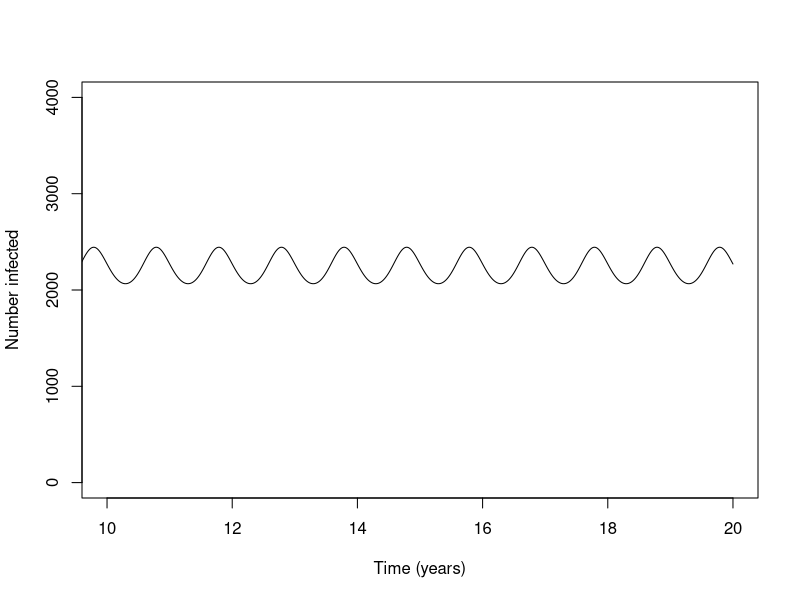
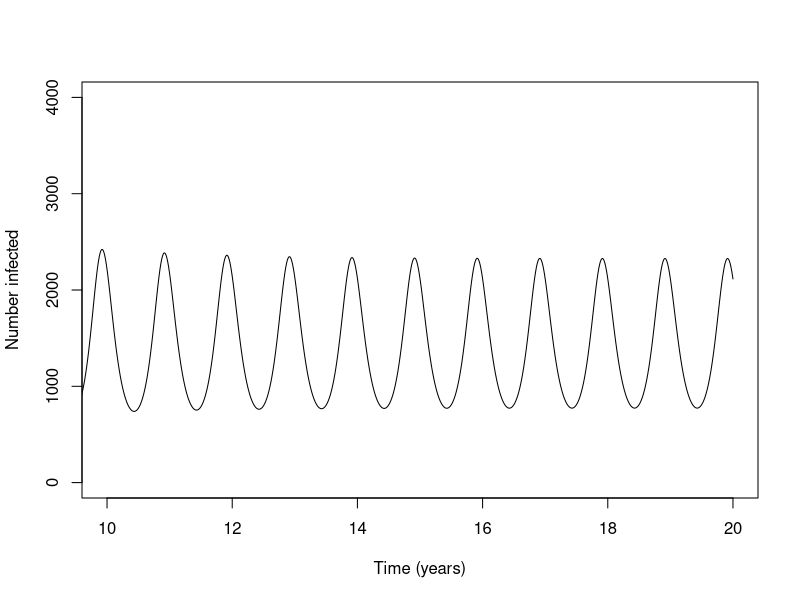
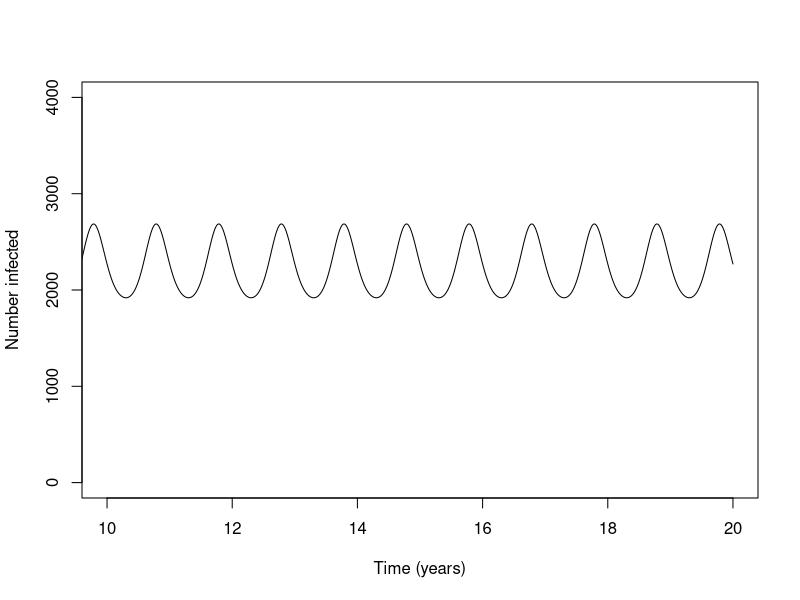
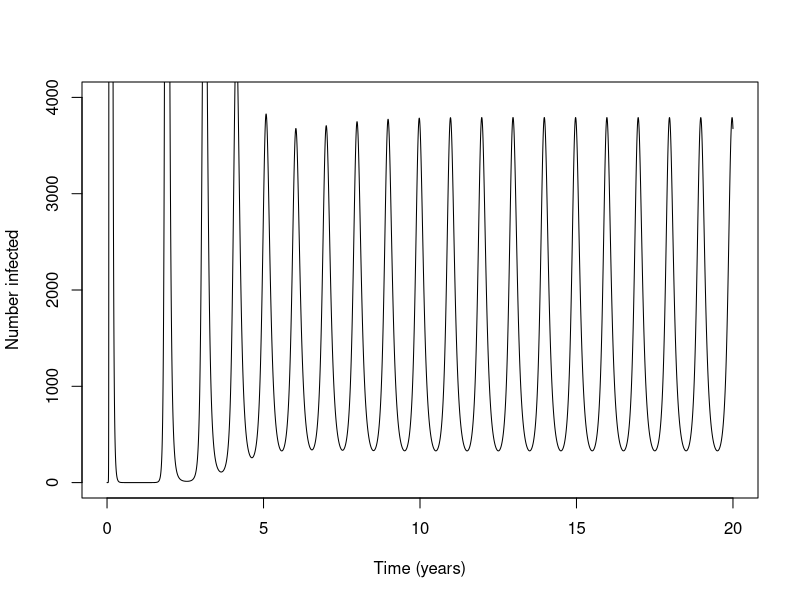
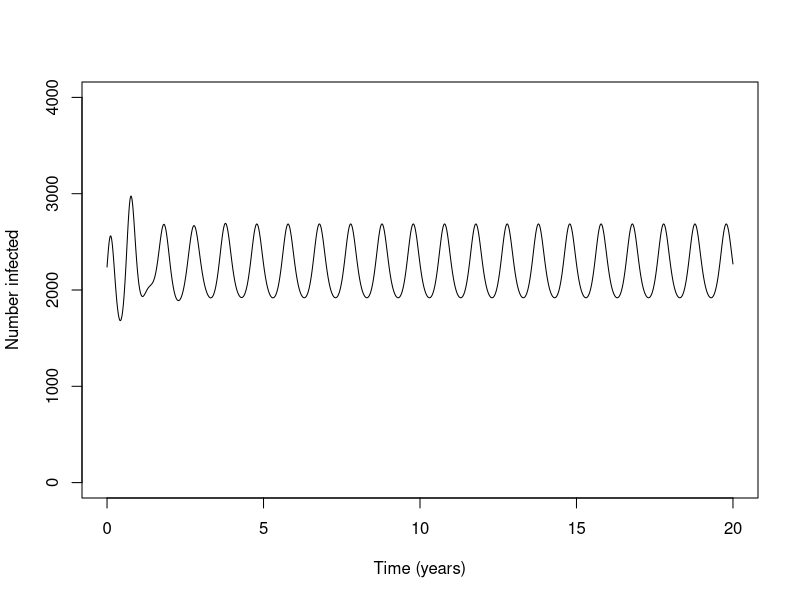
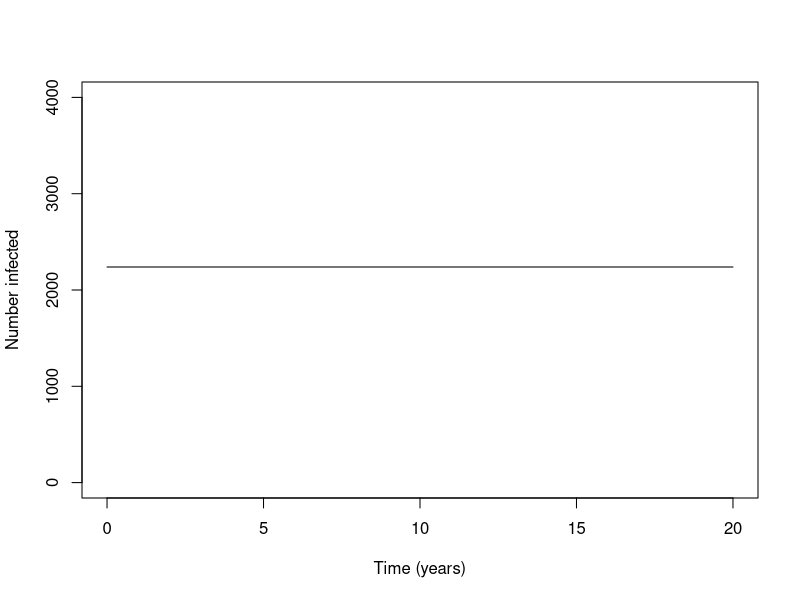
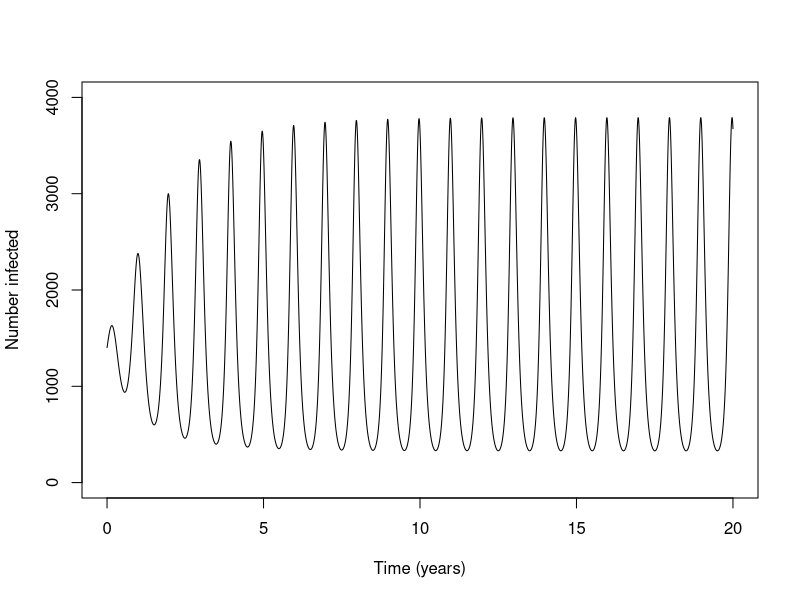
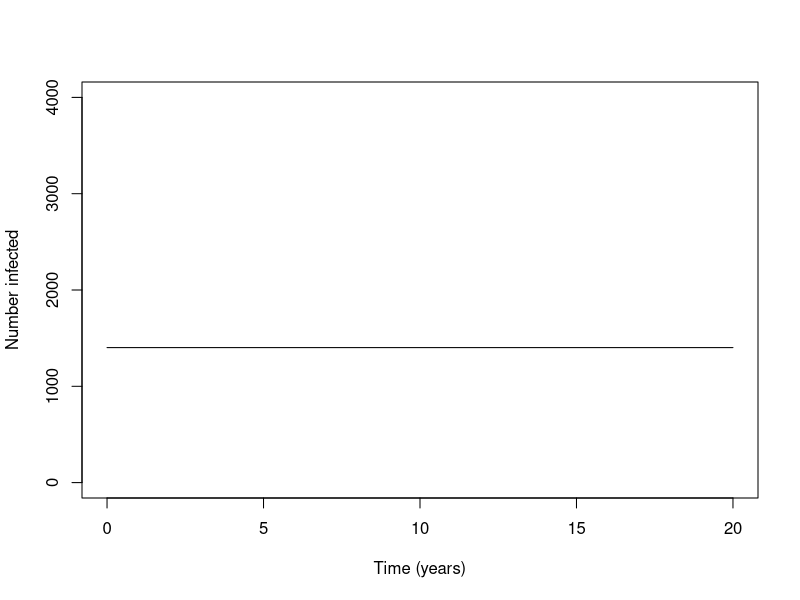

Source code (R) for these figures, in order:
# Replication of deterministic model from Dushoff et al (2004)
# JL 09.07.14

library(deSolve)

# Deterministic model
# det.mod is a function with arguments t,y and params.
# the input to argument y is a vector of the state variables-these are variables we are
# interested in and that change over time, so the input of y is a vector containing
# the initial number of: S and I hosts

det.mod<-function(t,y,params){ 
	S <- y[1] # susceptible hosts
	I <- y[2] # infectious hosts
	
	# parameters
	N<-params[1] # total population size
	beta0<-params[2]
	beta1<-params[3]
	dur.inf<-params[4] # d
	dur.imm<-params[5] # l
	
		# time-dependent beta
		beta.t.func<-function(b0,b1,time){
			beta.t<-b0*(1 + b1*cos(2*pi*(time)))
			return(beta.t)
		}
	beta<-beta.t.func(b0=beta0,b1=beta1,time=t)
		
	# ODE's
	dS.dt <- (N-S-I)/dur.imm - beta*I*S/N
	dI.dt <- beta*I*S/N - I/dur.inf
	# list containing the derivatives
	xdot <- c(dS.dt,dI.dt)
	return(list(xdot))
}

flu.sim<-function(N,beta0,beta1,dur.imm,dur.inf,i0=1/N,s0=N-i0*N,t.max=20,ts=0.001){
	I.0<-i0
	S.0<-s0
	# timesteps
	times<-seq(0,t.max,ts) 
	# initial conditions
	init<-c(sus=S.0,inf=I.0)
	return(data.frame(lsoda(init,times,det.mod,c(N,beta0,beta1,dur.inf,dur.imm))))
}

plot.flu.sim<-function(mod,yax=c(0,4000),xax=c(10,20)){
	plot(mod$time, mod$inf,ylim=yax,xlim=xax,type="l",ylab="Number infected",xlab="Time (years)")
}

# a weak resonance
a<-flu.sim(N=500000,dur.imm=4,dur.inf=0.02,beta0=500,beta1=0.02)
plot.flu.sim(a)
# b strong resonance
b<-flu.sim(N=500000,dur.imm=8,dur.inf=0.025,beta0=400,beta1=0.02)
plot.flu.sim(b)

# results using params detailed in the methods qualitatively similar but amplitude of oscillations smaller
# beta1 of 0.02 only produced a contact rate that varies from 490 to 510 giving R0 of 9.8 and 10.2
# not 9.6 and 10.4, need to change beta1:

# a weak resonance
a<-flu.sim(N=500000,dur.imm=4,dur.inf=0.02,beta0=500,beta1=0.04)
plot.flu.sim(a)
# b strong resonance
b<-flu.sim(N=500000,dur.imm=8,dur.inf=0.025,beta0=400,beta1=0.04)
plot.flu.sim(b,xax=c(0,20))

# change in initial conditions to endemic equilibrium
# need to know number of infecteds and number of susceptibles at endemic equilibrium

# Number of infecteds + sus for situations a) and b)
IS.end.eq.func<-function(N,dur.inf,dur.imm,beta){
		R0<-dur.inf*beta
		I.end.eq<-(N-N/R0)/(1+(dur.imm*beta)/R0)
		S.end.eq<-N/R0
	return(c(S.end.eq,I.end.eq))
}

SI.end.eq.a<-IS.end.eq.func(N=500000,dur.inf=0.02,dur.imm=4,beta=500)
SI.end.eq.b<-IS.end.eq.func(N=500000,dur.inf=0.025,dur.imm=8,beta=400)

# endemic equilibrium with forcing as per a
c<-flu.sim(N=500000,dur.inf=0.02,dur.imm=4,beta0=500,beta1=0.04,i0=SI.end.eq.a[2],s0=SI.end.eq.a[1])
plot.flu.sim(c,xax=c(0,20))
# endemic equilirbium without forcing, rest as per a
d<-flu.sim(N=500000,dur.inf=0.02,dur.imm=4,beta0=500,beta1=0,i0=SI.end.eq.a[2],s0=SI.end.eq.a[1])
plot.flu.sim(d,xax=c(0,20))

# endemic equilibrium with forcing as per b
e<-flu.sim(N=500000,dur.inf=0.025,dur.imm=8,beta0=400,beta1=0.04,i0=SI.end.eq.b[2],s0=SI.end.eq.b[1])
plot.flu.sim(e,xax=c(0,20))
# endemic equilirbium without forcing, rest as per b
f<-flu.sim(N=500000,dur.inf=0.025,dur.imm=8,beta0=400,beta1=0,i0=SI.end.eq.b[2],s0=SI.end.eq.b[1])
plot.flu.sim(f,xax=c(0,20))

# oscillations in incidence that variations in R0 would cause if disease dynamics
# responded instantaneously to changes in transmission without resonance
#.......


#  the intrinsic period of oscillation is approximately: 
int.per.func<-function(d,l,R0){
	t= 2*pi*sqrt((d*l)/(R0-1))
	return(t)
}

a.t<-int.per.func(0.02,4,10)

b.t<-int.per.func(0.025,8,10)
